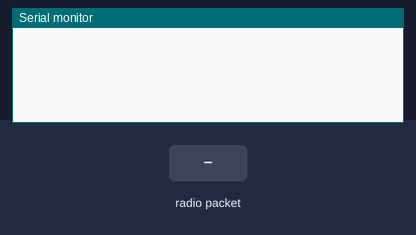
Bench run of a sketch on a simulated ESP32. Shown: the last lines printed to the serial monitor. Inputs (shaded band) come from the test bench.

Above: at 1.2 s.
1.3 s: radio packet "1" arrives
At 1.9 s:
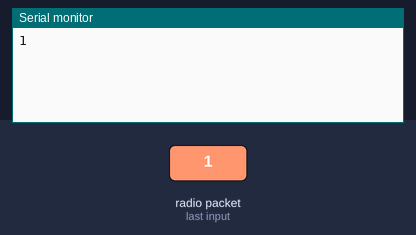
3.5 s: radio packet "0" arrives
At 4.4 s:
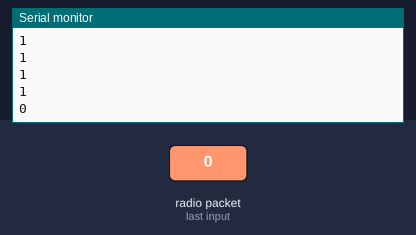
5.0 s: radio packet "2" arrives
At 5.9 s:
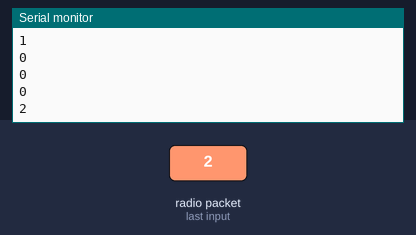
Timing chart, 0 to 8.0 s (numbered marks = the images above; inputs shaded):
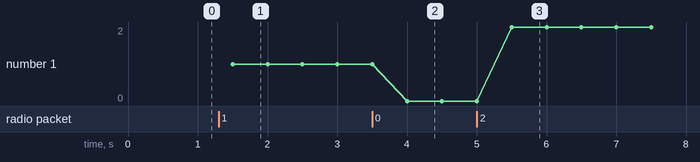

Measured:
- after the input at 1.3 s, the serial monitor: prints a new line after 0.20 s (image 1)
- after the input at 3.5 s, the serial monitor: prints a new line after 0.50 s (image 2)
- after the input at 5.0 s, the serial monitor: prints a new line after 0.50 s (image 3)
- plotted number 1: 1 → 0 after the input at 3.5 s, 0 → 2 after the input at 5.0 s

The sketch:

Test_Receiver.ino
```cpp
//Include required libraries
#include <esp_now.h>
#include <WiFi.h>

//Must be the same data type as in the receiver
char message[32];

void OnDataReceived(const uint8_t * mac, const uint8_t *incomingData, int len)
{
  //Copy the received data
  memcpy(&message, incomingData, sizeof(message));
}

void setup()
{
  //Initializes the serial communication
  //at a baud rate of 9600 to print data to the Serial Monitor.
  Serial.begin(9600);

  //Set WiFi mode to Station
  WiFi.mode(WIFI_STA);

  //Initialize ESP-NOW
  esp_now_init();

  //Register a callback function that will be executed
  //whenever data is received by the ESP32
  esp_now_register_recv_cb(OnDataReceived);
}

void loop()
{
  Serial.println(message); //Print the received message
  delay(500); //Every 0.5s
}
```
